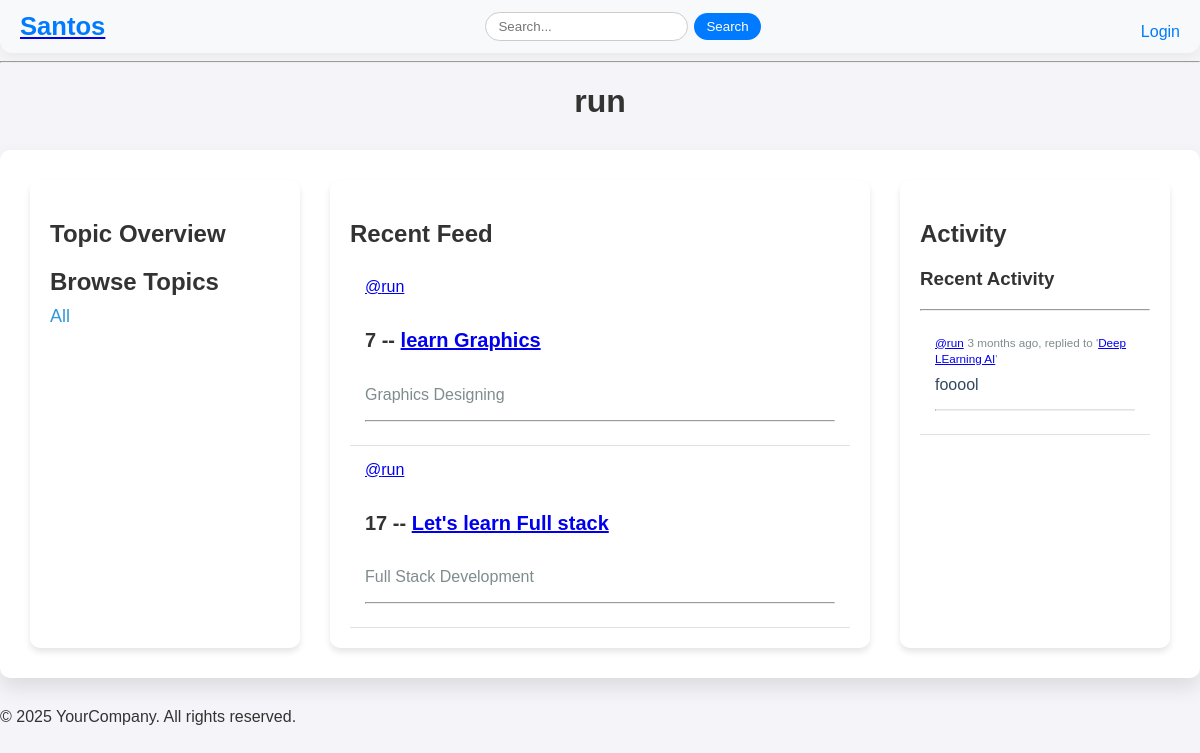
Screenshot of /profile/3/ with the database file from the repository.
### man/models.py (models this page shows, shortened)
class Room(models.Model):
    host=models.ForeignKey(User, on_delete=models.CASCADE)
    topic=models.ForeignKey(Topic, on_delete=models.CASCADE)
    name=models.CharField( max_length=50)
    participants = models.ManyToManyField(User,related_name='participants',blank=True)
    description=models.TextField(blank=True,null=True)
    updated=models.DateTimeField(auto_now=True)
    created=models.DateTimeField( auto_now_add=True)
    class Meta:
        ordering = ['-updated','-created']

class Topic(models.Model):
    topic=models.CharField( max_length=50)

class Message(models.Model):
    user=models.ForeignKey(User, on_delete=models.CASCADE , related_name='messages')
    room = models.ForeignKey(Room, on_delete=models.CASCADE , related_name='messages')
    body = models.TextField()
    updated = models.DateTimeField( auto_now=True)
    created = models.DateTimeField(auto_now_add=True)
    class Meta:
      ordering = ['-updated','-created']

### man/views.py (the view)
# urls.py: path('profile/<str:pk>/',views.Profile,name='profile'),
def Profile(request,pk):
    try:
      user = User.objects.get(id=int(pk))
      rooms = user.room_set.all() #we can access all the childrens of the class just by doing modelname_set.all or whatever.
      room_messages =user.messages.all()
      topics = Topic.objects.all()
    except:
        return HttpResponse("User not Found")
    context = {
    'user':user,
    'rooms':rooms,
    'room_messages':room_messages,
    'topics':topics,
    }
    return render(request,'profile.html',context)

### templates/profile.html (shortened to what this page needs)
{% extends "base.html" %}
{% load static %}
{% block nothing %}<link rel="stylesheet" href="{% static 'styles/profile.css' %}">{% endblock nothing %}
{% block body %}
<h1 class="profile-title">{{ user.username }}</h1>
<div class="profile-container">
    <div class="sidebar topic">
        <h2>Topic Overview</h2>
        {% include "topiccomp.html" %}
    </div>
    <div class="main-content">
        <h2>Recent Feed</h2>
        {% include "feedcomp.html" %}
    </div>
    <div class="activity">
        <h2>Activity</h2>
        {% include "activitycomp.html" %}
    </div>
</div>
{% endblock body %}

### templates/feedcomp.html (shortened to what this page needs)
{% for room in rooms %}
    <div class="room-item">
        <div class="room-details">
            <a href="{% url 'profile' pk=room.host.id %}" class="host-link">@{{ room.host.username }}</a>
            <h5 class="room-title">{{ room.id }} -- <a href="{% url 'room' pk=room.id %}" class="room-link">{{ room.name }}</a></h5>
            <p class="room-topic">{{ room.topic.topic }}</p>
        </div>
        <hr class="room-divider">
    </div>
{% endfor %}

### templates/activitycomp.html (shortened to what this page needs)
<h3>Recent Activity</h3>
<hr class="divider">
{% for message in room_messages %}
<div class="activity-item">
  <div class="activity-meta">
    <small><a href="{% url 'profile' message.user.id %}" class="user-link">@{{ message.user }}</a></small>
    <small>{{ message.created | timesince }} ago, replied to '<a href='{% url 'room' pk=message.room.id %}' class="room-link">{{ message.room.name }}</a>'</small>
  </div>
  <p class="activity-message">{{ message.body }}</p>
  <hr class="activity-divider">
</div>
{% endfor %}

### static/styles/profile.css (style rules this page uses)
body { background-color: #f4f4f9; font-family: 'Arial', sans-serif; color: #333; margin: 0; padding: 0; }
.profile-title { text-align: center; font-size: 32px; font-weight: bold; color: #333; margin-top: 20px; margin-bottom: 30px; }
.profile-container { display: grid; grid-template-columns: 1fr 2fr 1fr; gap: 30px; padding: 30px; margin: 30px auto; max-width: 1200px; background-color: #ffffff; border-radius: 10px; box-shadow: 0px 10px 20px rgba(0, 0, 0, 0.1); }
.sidebar, .activity { background-color: #ffffff; padding: 20px; border-radius: 10px; box-shadow: 0px 4px 6px rgba(0, 0, 0, 0.1); }
.topic { grid-column: 1; }
.topic h2 { font-size: 24px; color: #333; margin-bottom: 10px; }
.main-content { background-color: #ffffff; padding: 20px; border-radius: 10px; box-shadow: 0px 4px 6px rgba(0, 0, 0, 0.1); }
.main-content h2 { font-size: 24px; color: #333; margin-bottom: 15px; }
.activity-item { padding: 15px; border-bottom: 1px solid #e1e1e1; margin-bottom: 15px; }
.activity-meta { margin-bottom: 5px; font-size: 14px; color: #7f8c8d; }
.activity-message { margin: 10px 0; color: #34495e; }
.activity-divider { border-top: 1px solid #e1e1e1; margin-top: 15px; }
.room-item { padding: 15px; border-bottom: 1px solid #e1e1e1; }
.room-title { font-size: 20px; color: #333; }
.room-topic { color: #7f8c8d; }

### rows the page displays
Room: host.username "run", id "7", name "learn Graphics", topic.topic "Graphics Designing"
Room: host.username "run", id "17", name "Let's learn Full stack", topic.topic "Full Stack Development"
Message: user "run", created "3 months", room.name "Deep LEarning AI", body "fooool"

### other values shown
{{ user.username }} "run"
